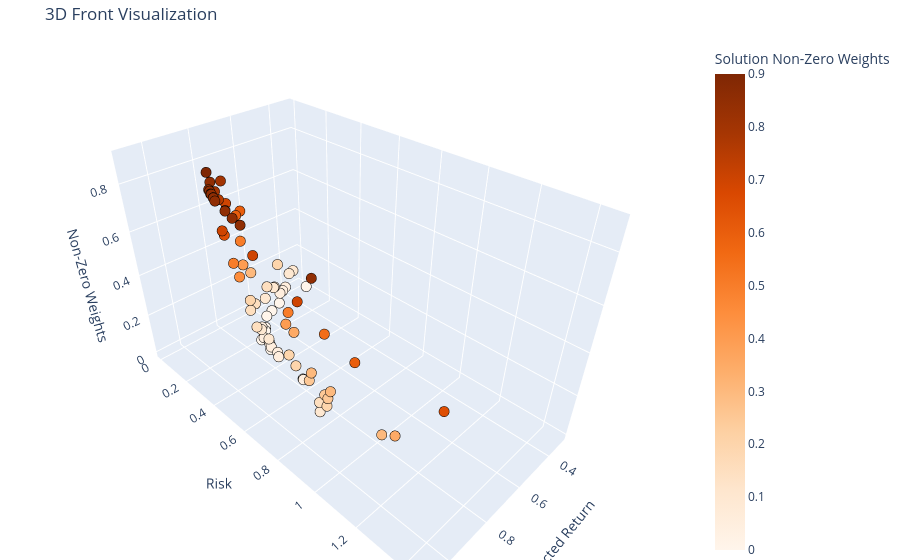

Write notebook code for a chart like this one.
### Code cell
GS.plot_front_real_3D(solutions, color=True)
